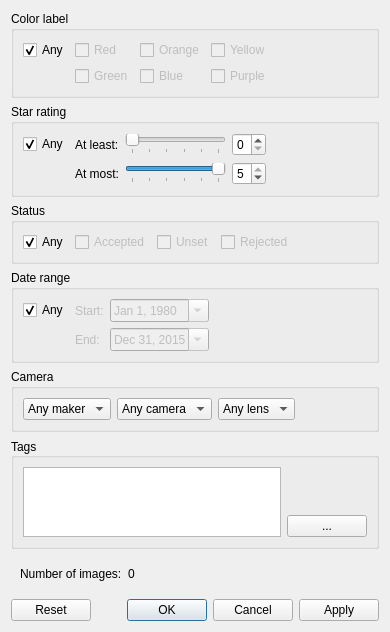
<?xml version="1.0" encoding="UTF-8"?>
<ui version="4.0">
 <class>FilterDialog</class>
 <widget class="QDialog" name="FilterDialog">
  <property name="geometry">
   <rect>
    <x>0</x>
    <y>0</y>
    <width>390</width>
    <height>582</height>
   </rect>
  </property>
  <property name="windowTitle">
   <string>Filter</string>
  </property>
  <layout class="QVBoxLayout" name="verticalLayout">
   <item>
    <widget class="QGroupBox" name="groupBox">
     <property name="title">
      <string>Color label</string>
     </property>
     <layout class="QGridLayout" name="gridLayout">
      <item row="0" column="3">
       <widget class="QCheckBox" name="cYellow">
        <property name="enabled">
         <bool>false</bool>
        </property>
        <property name="text">
         <string>Yellow</string>
        </property>
       </widget>
      </item>
      <item row="0" column="1">
       <widget class="QCheckBox" name="cRed">
        <property name="enabled">
         <bool>false</bool>
        </property>
        <property name="text">
         <string>Red</string>
        </property>
       </widget>
      </item>
      <item row="0" column="2">
       <widget class="QCheckBox" name="cOrange">
        <property name="enabled">
         <bool>false</bool>
        </property>
        <property name="text">
         <string>Orange</string>
        </property>
       </widget>
      </item>
      <item row="0" column="0">
       <widget class="QCheckBox" name="cAny">
        <property name="text">
         <string>Any</string>
        </property>
        <property name="checked">
         <bool>true</bool>
        </property>
       </widget>
      </item>
      <item row="1" column="2">
       <widget class="QCheckBox" name="cBlue">
        <property name="enabled">
         <bool>false</bool>
        </property>
        <property name="text">
         <string>Blue</string>
        </property>
       </widget>
      </item>
      <item row="1" column="3">
       <widget class="QCheckBox" name="cPurple">
        <property name="enabled">
         <bool>false</bool>
        </property>
        <property name="text">
         <string>Purple</string>
        </property>
       </widget>
      </item>
      <item row="1" column="1">
       <widget class="QCheckBox" name="cGreen">
        <property name="enabled">
         <bool>false</bool>
        </property>
        <property name="text">
         <string>Green</string>
        </property>
       </widget>
      </item>
      <item row="0" column="4">
       <spacer name="horizontalSpacer_3">
        <property name="orientation">
         <enum>Qt::Horizontal</enum>
        </property>
        <property name="sizeHint" stdset="0">
         <size>
          <width>40</width>
          <height>20</height>
         </size>
        </property>
       </spacer>
      </item>
     </layout>
    </widget>
   </item>
   <item>
    <widget class="QGroupBox" name="groupBox_2">
     <property name="title">
      <string>Star rating</string>
     </property>
     <layout class="QGridLayout" name="gridLayout_2">
      <item row="1" column="2">
       <widget class="QSlider" name="rMaxSlider">
        <property name="maximum">
         <number>5</number>
        </property>
        <property name="value">
         <number>5</number>
        </property>
        <property name="orientation">
         <enum>Qt::Horizontal</enum>
        </property>
        <property name="tickPosition">
         <enum>QSlider::TicksBelow</enum>
        </property>
        <property name="tickInterval">
         <number>1</number>
        </property>
       </widget>
      </item>
      <item row="0" column="4">
       <spacer name="horizontalSpacer_2">
        <property name="orientation">
         <enum>Qt::Horizontal</enum>
        </property>
        <property name="sizeHint" stdset="0">
         <size>
          <width>20</width>
          <height>20</height>
         </size>
        </property>
       </spacer>
      </item>
      <item row="1" column="1">
       <widget class="QLabel" name="label_2">
        <property name="text">
         <string>At most:</string>
        </property>
       </widget>
      </item>
      <item row="0" column="2">
       <widget class="QSlider" name="rMinSlider">
        <property name="sizePolicy">
         <sizepolicy hsizetype="Expanding" vsizetype="Fixed">
          <horstretch>0</horstretch>
          <verstretch>0</verstretch>
         </sizepolicy>
        </property>
        <property name="maximum">
         <number>5</number>
        </property>
        <property name="orientation">
         <enum>Qt::Horizontal</enum>
        </property>
        <property name="tickPosition">
         <enum>QSlider::TicksBelow</enum>
        </property>
       </widget>
      </item>
      <item row="1" column="3">
       <widget class="QSpinBox" name="rMaxBox">
        <property name="maximum">
         <number>5</number>
        </property>
        <property name="value">
         <number>5</number>
        </property>
       </widget>
      </item>
      <item row="0" column="0">
       <widget class="QCheckBox" name="rAny">
        <property name="text">
         <string>Any</string>
        </property>
        <property name="checked">
         <bool>true</bool>
        </property>
       </widget>
      </item>
      <item row="0" column="3">
       <widget class="QSpinBox" name="rMinBox">
        <property name="maximum">
         <number>5</number>
        </property>
       </widget>
      </item>
      <item row="0" column="1">
       <widget class="QLabel" name="label">
        <property name="text">
         <string>At least:</string>
        </property>
       </widget>
      </item>
     </layout>
    </widget>
   </item>
   <item>
    <widget class="QGroupBox" name="groupBox_3">
     <property name="title">
      <string>Status</string>
     </property>
     <layout class="QHBoxLayout" name="horizontalLayout">
      <item>
       <widget class="QCheckBox" name="sAny">
        <property name="text">
         <string>Any</string>
        </property>
        <property name="checked">
         <bool>true</bool>
        </property>
       </widget>
      </item>
      <item>
       <widget class="QCheckBox" name="sAccepter">
        <property name="enabled">
         <bool>false</bool>
        </property>
        <property name="text">
         <string>Accepted</string>
        </property>
       </widget>
      </item>
      <item>
       <widget class="QCheckBox" name="sUnset">
        <property name="enabled">
         <bool>false</bool>
        </property>
        <property name="text">
         <string>Unset</string>
        </property>
       </widget>
      </item>
      <item>
       <widget class="QCheckBox" name="sRejected">
        <property name="enabled">
         <bool>false</bool>
        </property>
        <property name="text">
         <string>Rejected</string>
        </property>
       </widget>
      </item>
      <item>
       <spacer name="horizontalSpacer">
        <property name="orientation">
         <enum>Qt::Horizontal</enum>
        </property>
        <property name="sizeHint" stdset="0">
         <size>
          <width>40</width>
          <height>20</height>
         </size>
        </property>
       </spacer>
      </item>
     </layout>
    </widget>
   </item>
   <item>
    <widget class="QGroupBox" name="groupBox_5">
     <property name="title">
      <string>Date range</string>
     </property>
     <layout class="QGridLayout" name="gridLayout_3">
      <item row="1" column="3">
       <spacer name="horizontalSpacer_4">
        <property name="orientation">
         <enum>Qt::Horizontal</enum>
        </property>
        <property name="sizeHint" stdset="0">
         <size>
          <width>40</width>
          <height>20</height>
         </size>
        </property>
       </spacer>
      </item>
      <item row="2" column="2">
       <widget class="QDateEdit" name="dEnd">
        <property name="enabled">
         <bool>false</bool>
        </property>
        <property name="date">
         <date>
          <year>2015</year>
          <month>12</month>
          <day>31</day>
         </date>
        </property>
        <property name="displayFormat">
         <string>MMM d, yyyy</string>
        </property>
        <property name="calendarPopup">
         <bool>true</bool>
        </property>
       </widget>
      </item>
      <item row="2" column="1">
       <widget class="QLabel" name="label_4">
        <property name="enabled">
         <bool>false</bool>
        </property>
        <property name="text">
         <string>End:</string>
        </property>
       </widget>
      </item>
      <item row="1" column="1">
       <widget class="QLabel" name="label_3">
        <property name="enabled">
         <bool>false</bool>
        </property>
        <property name="text">
         <string>Start:</string>
        </property>
       </widget>
      </item>
      <item row="1" column="2">
       <widget class="QDateEdit" name="dStart">
        <property name="enabled">
         <bool>false</bool>
        </property>
        <property name="date">
         <date>
          <year>1980</year>
          <month>1</month>
          <day>1</day>
         </date>
        </property>
        <property name="displayFormat">
         <string>MMM d, yyyy</string>
        </property>
        <property name="calendarPopup">
         <bool>true</bool>
        </property>
       </widget>
      </item>
      <item row="1" column="0">
       <widget class="QCheckBox" name="dAny">
        <property name="text">
         <string>Any</string>
        </property>
        <property name="checked">
         <bool>true</bool>
        </property>
       </widget>
      </item>
     </layout>
    </widget>
   </item>
   <item>
    <widget class="QGroupBox" name="groupBox_6">
     <property name="title">
      <string>Camera</string>
     </property>
     <layout class="QHBoxLayout" name="horizontalLayout_4">
      <item>
       <widget class="QComboBox" name="comboBox_3">
        <item>
         <property name="text">
          <string>Any maker</string>
         </property>
        </item>
       </widget>
      </item>
      <item>
       <widget class="QComboBox" name="comboBox">
        <item>
         <property name="text">
          <string>Any camera</string>
         </property>
        </item>
       </widget>
      </item>
      <item>
       <widget class="QComboBox" name="comboBox_2">
        <item>
         <property name="text">
          <string>Any lens</string>
         </property>
        </item>
       </widget>
      </item>
      <item>
       <spacer name="horizontalSpacer_6">
        <property name="orientation">
         <enum>Qt::Horizontal</enum>
        </property>
        <property name="sizeHint" stdset="0">
         <size>
          <width>40</width>
          <height>20</height>
         </size>
        </property>
       </spacer>
      </item>
     </layout>
    </widget>
   </item>
   <item>
    <widget class="QGroupBox" name="groupBox_4">
     <property name="title">
      <string>Tags</string>
     </property>
     <property name="alignment">
      <set>Qt::AlignLeading|Qt::AlignLeft|Qt::AlignVCenter</set>
     </property>
     <layout class="QHBoxLayout" name="horizontalLayout_2">
      <item>
       <widget class="QTextEdit" name="tags"/>
      </item>
      <item>
       <widget class="QWidget" name="widget" native="true">
        <layout class="QVBoxLayout" name="verticalLayout_2">
         <property name="spacing">
          <number>0</number>
         </property>
         <property name="margin">
          <number>0</number>
         </property>
         <item>
          <spacer name="verticalSpacer">
           <property name="orientation">
            <enum>Qt::Vertical</enum>
           </property>
           <property name="sizeHint" stdset="0">
            <size>
             <width>20</width>
             <height>40</height>
            </size>
           </property>
          </spacer>
         </item>
         <item>
          <widget class="QPushButton" name="tagBrowse">
           <property name="sizePolicy">
            <sizepolicy hsizetype="Fixed" vsizetype="Fixed">
             <horstretch>0</horstretch>
             <verstretch>0</verstretch>
            </sizepolicy>
           </property>
           <property name="text">
            <string>...</string>
           </property>
          </widget>
         </item>
        </layout>
       </widget>
      </item>
     </layout>
    </widget>
   </item>
   <item>
    <widget class="QWidget" name="widget_2" native="true">
     <layout class="QHBoxLayout" name="horizontalLayout_3">
      <item>
       <widget class="QLabel" name="label_5">
        <property name="text">
         <string>Number of images:</string>
        </property>
       </widget>
      </item>
      <item>
       <widget class="QLabel" name="count">
        <property name="text">
         <string>0</string>
        </property>
       </widget>
      </item>
      <item>
       <spacer name="horizontalSpacer_5">
        <property name="orientation">
         <enum>Qt::Horizontal</enum>
        </property>
        <property name="sizeHint" stdset="0">
         <size>
          <width>40</width>
          <height>20</height>
         </size>
        </property>
       </spacer>
      </item>
     </layout>
    </widget>
   </item>
   <item>
    <widget class="QDialogButtonBox" name="buttonBox">
     <property name="orientation">
      <enum>Qt::Horizontal</enum>
     </property>
     <property name="standardButtons">
      <set>QDialogButtonBox::Apply|QDialogButtonBox::Cancel|QDialogButtonBox::Ok|QDialogButtonBox::Reset</set>
     </property>
     <property name="centerButtons">
      <bool>false</bool>
     </property>
    </widget>
   </item>
  </layout>
 </widget>
 <resources/>
 <connections>
  <connection>
   <sender>buttonBox</sender>
   <signal>accepted()</signal>
   <receiver>FilterDialog</receiver>
   <slot>accept()</slot>
   <hints>
    <hint type="sourcelabel">
     <x>227</x>
     <y>556</y>
    </hint>
    <hint type="destinationlabel">
     <x>157</x>
     <y>274</y>
    </hint>
   </hints>
  </connection>
  <connection>
   <sender>buttonBox</sender>
   <signal>rejected()</signal>
   <receiver>FilterDialog</receiver>
   <slot>reject()</slot>
   <hints>
    <hint type="sourcelabel">
     <x>295</x>
     <y>562</y>
    </hint>
    <hint type="destinationlabel">
     <x>286</x>
     <y>274</y>
    </hint>
   </hints>
  </connection>
  <connection>
   <sender>rMinSlider</sender>
   <signal>sliderMoved(int)</signal>
   <receiver>rMinBox</receiver>
   <slot>setValue(int)</slot>
   <hints>
    <hint type="sourcelabel">
     <x>197</x>
     <y>140</y>
    </hint>
    <hint type="destinationlabel">
     <x>280</x>
     <y>144</y>
    </hint>
   </hints>
  </connection>
  <connection>
   <sender>rMaxSlider</sender>
   <signal>sliderMoved(int)</signal>
   <receiver>rMaxBox</receiver>
   <slot>setValue(int)</slot>
   <hints>
    <hint type="sourcelabel">
     <x>217</x>
     <y>159</y>
    </hint>
    <hint type="destinationlabel">
     <x>281</x>
     <y>170</y>
    </hint>
   </hints>
  </connection>
  <connection>
   <sender>rMinBox</sender>
   <signal>valueChanged(int)</signal>
   <receiver>rMinSlider</receiver>
   <slot>setValue(int)</slot>
   <hints>
    <hint type="sourcelabel">
     <x>281</x>
     <y>134</y>
    </hint>
    <hint type="destinationlabel">
     <x>190</x>
     <y>141</y>
    </hint>
   </hints>
  </connection>
  <connection>
   <sender>rMaxBox</sender>
   <signal>valueChanged(int)</signal>
   <receiver>rMaxSlider</receiver>
   <slot>setValue(int)</slot>
   <hints>
    <hint type="sourcelabel">
     <x>291</x>
     <y>168</y>
    </hint>
    <hint type="destinationlabel">
     <x>192</x>
     <y>169</y>
    </hint>
   </hints>
  </connection>
  <connection>
   <sender>cAny</sender>
   <signal>toggled(bool)</signal>
   <receiver>cRed</receiver>
   <slot>setDisabled(bool)</slot>
   <hints>
    <hint type="sourcelabel">
     <x>64</x>
     <y>44</y>
    </hint>
    <hint type="destinationlabel">
     <x>115</x>
     <y>48</y>
    </hint>
   </hints>
  </connection>
  <connection>
   <sender>cAny</sender>
   <signal>toggled(bool)</signal>
   <receiver>cOrange</receiver>
   <slot>setDisabled(bool)</slot>
   <hints>
    <hint type="sourcelabel">
     <x>49</x>
     <y>43</y>
    </hint>
    <hint type="destinationlabel">
     <x>225</x>
     <y>45</y>
    </hint>
   </hints>
  </connection>
  <connection>
   <sender>cAny</sender>
   <signal>toggled(bool)</signal>
   <receiver>cYellow</receiver>
   <slot>setDisabled(bool)</slot>
   <hints>
    <hint type="sourcelabel">
     <x>48</x>
     <y>52</y>
    </hint>
    <hint type="destinationlabel">
     <x>319</x>
     <y>51</y>
    </hint>
   </hints>
  </connection>
  <connection>
   <sender>cAny</sender>
   <signal>toggled(bool)</signal>
   <receiver>cGreen</receiver>
   <slot>setDisabled(bool)</slot>
   <hints>
    <hint type="sourcelabel">
     <x>52</x>
     <y>40</y>
    </hint>
    <hint type="destinationlabel">
     <x>120</x>
     <y>71</y>
    </hint>
   </hints>
  </connection>
  <connection>
   <sender>cAny</sender>
   <signal>toggled(bool)</signal>
   <receiver>cBlue</receiver>
   <slot>setDisabled(bool)</slot>
   <hints>
    <hint type="sourcelabel">
     <x>31</x>
     <y>49</y>
    </hint>
    <hint type="destinationlabel">
     <x>188</x>
     <y>69</y>
    </hint>
   </hints>
  </connection>
  <connection>
   <sender>cAny</sender>
   <signal>toggled(bool)</signal>
   <receiver>cPurple</receiver>
   <slot>setDisabled(bool)</slot>
   <hints>
    <hint type="sourcelabel">
     <x>70</x>
     <y>47</y>
    </hint>
    <hint type="destinationlabel">
     <x>306</x>
     <y>81</y>
    </hint>
   </hints>
  </connection>
  <connection>
   <sender>sAny</sender>
   <signal>toggled(bool)</signal>
   <receiver>sAccepter</receiver>
   <slot>setDisabled(bool)</slot>
   <hints>
    <hint type="sourcelabel">
     <x>57</x>
     <y>227</y>
    </hint>
    <hint type="destinationlabel">
     <x>125</x>
     <y>229</y>
    </hint>
   </hints>
  </connection>
  <connection>
   <sender>sAny</sender>
   <signal>toggled(bool)</signal>
   <receiver>sUnset</receiver>
   <slot>setDisabled(bool)</slot>
   <hints>
    <hint type="sourcelabel">
     <x>56</x>
     <y>222</y>
    </hint>
    <hint type="destinationlabel">
     <x>233</x>
     <y>230</y>
    </hint>
   </hints>
  </connection>
  <connection>
   <sender>sAny</sender>
   <signal>toggled(bool)</signal>
   <receiver>sRejected</receiver>
   <slot>setDisabled(bool)</slot>
   <hints>
    <hint type="sourcelabel">
     <x>55</x>
     <y>229</y>
    </hint>
    <hint type="destinationlabel">
     <x>333</x>
     <y>231</y>
    </hint>
   </hints>
  </connection>
  <connection>
   <sender>dAny</sender>
   <signal>toggled(bool)</signal>
   <receiver>dStart</receiver>
   <slot>setDisabled(bool)</slot>
   <hints>
    <hint type="sourcelabel">
     <x>71</x>
     <y>288</y>
    </hint>
    <hint type="destinationlabel">
     <x>171</x>
     <y>295</y>
    </hint>
   </hints>
  </connection>
  <connection>
   <sender>dAny</sender>
   <signal>toggled(bool)</signal>
   <receiver>dEnd</receiver>
   <slot>setDisabled(bool)</slot>
   <hints>
    <hint type="sourcelabel">
     <x>61</x>
     <y>290</y>
    </hint>
    <hint type="destinationlabel">
     <x>174</x>
     <y>316</y>
    </hint>
   </hints>
  </connection>
  <connection>
   <sender>dAny</sender>
   <signal>toggled(bool)</signal>
   <receiver>label_3</receiver>
   <slot>setDisabled(bool)</slot>
   <hints>
    <hint type="sourcelabel">
     <x>39</x>
     <y>282</y>
    </hint>
    <hint type="destinationlabel">
     <x>110</x>
     <y>298</y>
    </hint>
   </hints>
  </connection>
  <connection>
   <sender>dAny</sender>
   <signal>toggled(bool)</signal>
   <receiver>label_4</receiver>
   <slot>setDisabled(bool)</slot>
   <hints>
    <hint type="sourcelabel">
     <x>63</x>
     <y>290</y>
    </hint>
    <hint type="destinationlabel">
     <x>120</x>
     <y>325</y>
    </hint>
   </hints>
  </connection>
  <connection>
   <sender>rAny</sender>
   <signal>toggled(bool)</signal>
   <receiver>label</receiver>
   <slot>setDisabled(bool)</slot>
   <hints>
    <hint type="sourcelabel">
     <x>78</x>
     <y>143</y>
    </hint>
    <hint type="destinationlabel">
     <x>126</x>
     <y>144</y>
    </hint>
   </hints>
  </connection>
  <connection>
   <sender>rAny</sender>
   <signal>toggled(bool)</signal>
   <receiver>label_2</receiver>
   <slot>setDisabled(bool)</slot>
   <hints>
    <hint type="sourcelabel">
     <x>62</x>
     <y>144</y>
    </hint>
    <hint type="destinationlabel">
     <x>132</x>
     <y>171</y>
    </hint>
   </hints>
  </connection>
  <connection>
   <sender>rAny</sender>
   <signal>toggled(bool)</signal>
   <receiver>rMinSlider</receiver>
   <slot>setDisabled(bool)</slot>
   <hints>
    <hint type="sourcelabel">
     <x>49</x>
     <y>142</y>
    </hint>
    <hint type="destinationlabel">
     <x>208</x>
     <y>140</y>
    </hint>
   </hints>
  </connection>
  <connection>
   <sender>rAny</sender>
   <signal>toggled(bool)</signal>
   <receiver>rMaxSlider</receiver>
   <slot>setDisabled(bool)</slot>
   <hints>
    <hint type="sourcelabel">
     <x>34</x>
     <y>140</y>
    </hint>
    <hint type="destinationlabel">
     <x>197</x>
     <y>161</y>
    </hint>
   </hints>
  </connection>
  <connection>
   <sender>tags</sender>
   <signal>textChanged()</signal>
   <receiver>FilterDialog</receiver>
   <slot>recolorTags()</slot>
   <hints>
    <hint type="sourcelabel">
     <x>88</x>
     <y>460</y>
    </hint>
    <hint type="destinationlabel">
     <x>389</x>
     <y>388</y>
    </hint>
   </hints>
  </connection>
  <connection>
   <sender>cAny</sender>
   <signal>toggled(bool)</signal>
   <receiver>FilterDialog</receiver>
   <slot>recount()</slot>
   <hints>
    <hint type="sourcelabel">
     <x>61</x>
     <y>45</y>
    </hint>
    <hint type="destinationlabel">
     <x>158</x>
     <y>5</y>
    </hint>
   </hints>
  </connection>
  <connection>
   <sender>cRed</sender>
   <signal>toggled(bool)</signal>
   <receiver>FilterDialog</receiver>
   <slot>recount()</slot>
   <hints>
    <hint type="sourcelabel">
     <x>153</x>
     <y>47</y>
    </hint>
    <hint type="destinationlabel">
     <x>262</x>
     <y>5</y>
    </hint>
   </hints>
  </connection>
  <connection>
   <sender>cPurple</sender>
   <signal>toggled(bool)</signal>
   <receiver>FilterDialog</receiver>
   <slot>recount()</slot>
   <hints>
    <hint type="sourcelabel">
     <x>272</x>
     <y>77</y>
    </hint>
    <hint type="destinationlabel">
     <x>358</x>
     <y>0</y>
    </hint>
   </hints>
  </connection>
  <connection>
   <sender>cOrange</sender>
   <signal>toggled(bool)</signal>
   <receiver>FilterDialog</receiver>
   <slot>recount()</slot>
   <hints>
    <hint type="sourcelabel">
     <x>211</x>
     <y>41</y>
    </hint>
    <hint type="destinationlabel">
     <x>351</x>
     <y>0</y>
    </hint>
   </hints>
  </connection>
  <connection>
   <sender>cYellow</sender>
   <signal>toggled(bool)</signal>
   <receiver>FilterDialog</receiver>
   <slot>recount()</slot>
   <hints>
    <hint type="sourcelabel">
     <x>324</x>
     <y>41</y>
    </hint>
    <hint type="destinationlabel">
     <x>387</x>
     <y>18</y>
    </hint>
   </hints>
  </connection>
  <connection>
   <sender>cGreen</sender>
   <signal>toggled(bool)</signal>
   <receiver>FilterDialog</receiver>
   <slot>recount()</slot>
   <hints>
    <hint type="sourcelabel">
     <x>147</x>
     <y>81</y>
    </hint>
    <hint type="destinationlabel">
     <x>385</x>
     <y>64</y>
    </hint>
   </hints>
  </connection>
  <connection>
   <sender>cBlue</sender>
   <signal>toggled(bool)</signal>
   <receiver>FilterDialog</receiver>
   <slot>recount()</slot>
   <hints>
    <hint type="sourcelabel">
     <x>191</x>
     <y>80</y>
    </hint>
    <hint type="destinationlabel">
     <x>389</x>
     <y>101</y>
    </hint>
   </hints>
  </connection>
  <connection>
   <sender>rAny</sender>
   <signal>toggled(bool)</signal>
   <receiver>FilterDialog</receiver>
   <slot>recount()</slot>
   <hints>
    <hint type="sourcelabel">
     <x>52</x>
     <y>143</y>
    </hint>
    <hint type="destinationlabel">
     <x>3</x>
     <y>164</y>
    </hint>
   </hints>
  </connection>
  <connection>
   <sender>rMinSlider</sender>
   <signal>valueChanged(int)</signal>
   <receiver>FilterDialog</receiver>
   <slot>recount()</slot>
   <hints>
    <hint type="sourcelabel">
     <x>205</x>
     <y>137</y>
    </hint>
    <hint type="destinationlabel">
     <x>7</x>
     <y>192</y>
    </hint>
   </hints>
  </connection>
  <connection>
   <sender>rMaxSlider</sender>
   <signal>valueChanged(int)</signal>
   <receiver>FilterDialog</receiver>
   <slot>recount()</slot>
   <hints>
    <hint type="sourcelabel">
     <x>179</x>
     <y>170</y>
    </hint>
    <hint type="destinationlabel">
     <x>388</x>
     <y>203</y>
    </hint>
   </hints>
  </connection>
  <connection>
   <sender>sAny</sender>
   <signal>toggled(bool)</signal>
   <receiver>FilterDialog</receiver>
   <slot>recount()</slot>
   <hints>
    <hint type="sourcelabel">
     <x>34</x>
     <y>224</y>
    </hint>
    <hint type="destinationlabel">
     <x>5</x>
     <y>230</y>
    </hint>
   </hints>
  </connection>
  <connection>
   <sender>sAccepter</sender>
   <signal>toggled(bool)</signal>
   <receiver>FilterDialog</receiver>
   <slot>recount()</slot>
   <hints>
    <hint type="sourcelabel">
     <x>155</x>
     <y>226</y>
    </hint>
    <hint type="destinationlabel">
     <x>0</x>
     <y>278</y>
    </hint>
   </hints>
  </connection>
  <connection>
   <sender>sUnset</sender>
   <signal>toggled(bool)</signal>
   <receiver>FilterDialog</receiver>
   <slot>recount()</slot>
   <hints>
    <hint type="sourcelabel">
     <x>215</x>
     <y>222</y>
    </hint>
    <hint type="destinationlabel">
     <x>384</x>
     <y>230</y>
    </hint>
   </hints>
  </connection>
  <connection>
   <sender>sRejected</sender>
   <signal>toggled(bool)</signal>
   <receiver>FilterDialog</receiver>
   <slot>recount()</slot>
   <hints>
    <hint type="sourcelabel">
     <x>307</x>
     <y>216</y>
    </hint>
    <hint type="destinationlabel">
     <x>385</x>
     <y>263</y>
    </hint>
   </hints>
  </connection>
  <connection>
   <sender>dAny</sender>
   <signal>toggled(bool)</signal>
   <receiver>FilterDialog</receiver>
   <slot>recount()</slot>
   <hints>
    <hint type="sourcelabel">
     <x>51</x>
     <y>293</y>
    </hint>
    <hint type="destinationlabel">
     <x>3</x>
     <y>339</y>
    </hint>
   </hints>
  </connection>
  <connection>
   <sender>dStart</sender>
   <signal>dateChanged(QDate)</signal>
   <receiver>FilterDialog</receiver>
   <slot>recount()</slot>
   <hints>
    <hint type="sourcelabel">
     <x>216</x>
     <y>298</y>
    </hint>
    <hint type="destinationlabel">
     <x>384</x>
     <y>299</y>
    </hint>
   </hints>
  </connection>
  <connection>
   <sender>dEnd</sender>
   <signal>dateChanged(QDate)</signal>
   <receiver>FilterDialog</receiver>
   <slot>recount()</slot>
   <hints>
    <hint type="sourcelabel">
     <x>262</x>
     <y>325</y>
    </hint>
    <hint type="destinationlabel">
     <x>384</x>
     <y>335</y>
    </hint>
   </hints>
  </connection>
  <connection>
   <sender>comboBox</sender>
   <signal>currentIndexChanged(int)</signal>
   <receiver>FilterDialog</receiver>
   <slot>setCamera(int)</slot>
   <hints>
    <hint type="sourcelabel">
     <x>162</x>
     <y>385</y>
    </hint>
    <hint type="destinationlabel">
     <x>3</x>
     <y>385</y>
    </hint>
   </hints>
  </connection>
  <connection>
   <sender>comboBox_2</sender>
   <signal>currentIndexChanged(int)</signal>
   <receiver>FilterDialog</receiver>
   <slot>recount()</slot>
   <hints>
    <hint type="sourcelabel">
     <x>277</x>
     <y>372</y>
    </hint>
    <hint type="destinationlabel">
     <x>390</x>
     <y>368</y>
    </hint>
   </hints>
  </connection>
  <connection>
   <sender>comboBox_3</sender>
   <signal>currentIndexChanged(int)</signal>
   <receiver>FilterDialog</receiver>
   <slot>setMaker(int)</slot>
   <hints>
    <hint type="sourcelabel">
     <x>46</x>
     <y>373</y>
    </hint>
    <hint type="destinationlabel">
     <x>5</x>
     <y>416</y>
    </hint>
   </hints>
  </connection>
 </connections>
 <slots>
  <slot>recolorTags()</slot>
  <slot>recount()</slot>
  <slot>setCamera(int)</slot>
  <slot>setMaker(int)</slot>
 </slots>
</ui>
